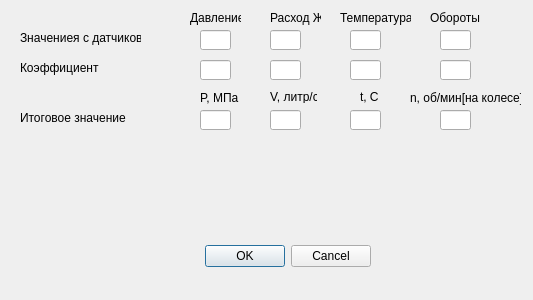
<?xml version="1.0" encoding="UTF-8"?>
<ui version="4.0">
 <class>dialog</class>
 <widget class="QDialog" name="dialog">
  <property name="geometry">
   <rect>
    <x>0</x>
    <y>0</y>
    <width>533</width>
    <height>300</height>
   </rect>
  </property>
  <property name="windowTitle">
   <string>Тарировка значений с датчиков</string>
  </property>
  <widget class="QDialogButtonBox" name="buttonBox">
   <property name="geometry">
    <rect>
     <x>30</x>
     <y>240</y>
     <width>341</width>
     <height>32</height>
    </rect>
   </property>
   <property name="orientation">
    <enum>Qt::Horizontal</enum>
   </property>
   <property name="standardButtons">
    <set>QDialogButtonBox::Cancel|QDialogButtonBox::Ok</set>
   </property>
  </widget>
  <widget class="QLineEdit" name="Vdatchik">
   <property name="geometry">
    <rect>
     <x>270</x>
     <y>30</y>
     <width>31</width>
     <height>20</height>
    </rect>
   </property>
  </widget>
  <widget class="QLineEdit" name="t_datchik">
   <property name="geometry">
    <rect>
     <x>350</x>
     <y>30</y>
     <width>31</width>
     <height>20</height>
    </rect>
   </property>
  </widget>
  <widget class="QLineEdit" name="Pdatchik">
   <property name="geometry">
    <rect>
     <x>200</x>
     <y>30</y>
     <width>31</width>
     <height>20</height>
    </rect>
   </property>
  </widget>
  <widget class="QLabel" name="label">
   <property name="geometry">
    <rect>
     <x>190</x>
     <y>10</y>
     <width>51</width>
     <height>16</height>
    </rect>
   </property>
   <property name="text">
    <string>Давление</string>
   </property>
  </widget>
  <widget class="QLabel" name="label_4">
   <property name="geometry">
    <rect>
     <x>340</x>
     <y>10</y>
     <width>71</width>
     <height>16</height>
    </rect>
   </property>
   <property name="text">
    <string>Температура</string>
   </property>
  </widget>
  <widget class="QLabel" name="label_2">
   <property name="geometry">
    <rect>
     <x>270</x>
     <y>10</y>
     <width>51</width>
     <height>16</height>
    </rect>
   </property>
   <property name="text">
    <string>Расход Ж</string>
   </property>
  </widget>
  <widget class="QLabel" name="label_3">
   <property name="geometry">
    <rect>
     <x>20</x>
     <y>30</y>
     <width>121</width>
     <height>16</height>
    </rect>
   </property>
   <property name="text">
    <string>Значениея с датчиков</string>
   </property>
  </widget>
  <widget class="QLabel" name="label_5">
   <property name="geometry">
    <rect>
     <x>20</x>
     <y>110</y>
     <width>121</width>
     <height>16</height>
    </rect>
   </property>
   <property name="text">
    <string>Итоговое значение</string>
   </property>
  </widget>
  <widget class="QLabel" name="label_6">
   <property name="geometry">
    <rect>
     <x>20</x>
     <y>60</y>
     <width>121</width>
     <height>16</height>
    </rect>
   </property>
   <property name="text">
    <string>Коэффициент</string>
   </property>
  </widget>
  <widget class="QLineEdit" name="PMPa_k">
   <property name="geometry">
    <rect>
     <x>200</x>
     <y>60</y>
     <width>31</width>
     <height>20</height>
    </rect>
   </property>
  </widget>
  <widget class="QLineEdit" name="t_k">
   <property name="geometry">
    <rect>
     <x>350</x>
     <y>60</y>
     <width>31</width>
     <height>20</height>
    </rect>
   </property>
  </widget>
  <widget class="QLineEdit" name="VLS_k">
   <property name="geometry">
    <rect>
     <x>270</x>
     <y>60</y>
     <width>31</width>
     <height>20</height>
    </rect>
   </property>
  </widget>
  <widget class="QLineEdit" name="PMPa">
   <property name="geometry">
    <rect>
     <x>200</x>
     <y>110</y>
     <width>31</width>
     <height>20</height>
    </rect>
   </property>
  </widget>
  <widget class="QLineEdit" name="celcia">
   <property name="geometry">
    <rect>
     <x>350</x>
     <y>110</y>
     <width>31</width>
     <height>20</height>
    </rect>
   </property>
  </widget>
  <widget class="QLineEdit" name="VLS">
   <property name="geometry">
    <rect>
     <x>270</x>
     <y>110</y>
     <width>31</width>
     <height>20</height>
    </rect>
   </property>
  </widget>
  <widget class="QLabel" name="label_7">
   <property name="geometry">
    <rect>
     <x>430</x>
     <y>10</y>
     <width>51</width>
     <height>16</height>
    </rect>
   </property>
   <property name="text">
    <string>Обороты</string>
   </property>
  </widget>
  <widget class="QLineEdit" name="Ndatchik">
   <property name="geometry">
    <rect>
     <x>440</x>
     <y>30</y>
     <width>31</width>
     <height>20</height>
    </rect>
   </property>
  </widget>
  <widget class="QLineEdit" name="N_k">
   <property name="geometry">
    <rect>
     <x>440</x>
     <y>60</y>
     <width>31</width>
     <height>20</height>
    </rect>
   </property>
  </widget>
  <widget class="QLineEdit" name="NObMin">
   <property name="geometry">
    <rect>
     <x>440</x>
     <y>110</y>
     <width>31</width>
     <height>20</height>
    </rect>
   </property>
  </widget>
  <widget class="QLabel" name="label_8">
   <property name="geometry">
    <rect>
     <x>360</x>
     <y>90</y>
     <width>47</width>
     <height>13</height>
    </rect>
   </property>
   <property name="text">
    <string>t, C</string>
   </property>
  </widget>
  <widget class="QLabel" name="label_9">
   <property name="geometry">
    <rect>
     <x>410</x>
     <y>90</y>
     <width>111</width>
     <height>16</height>
    </rect>
   </property>
   <property name="text">
    <string>n, об/мин[на колесе]</string>
   </property>
  </widget>
  <widget class="QLabel" name="label_10">
   <property name="geometry">
    <rect>
     <x>200</x>
     <y>90</y>
     <width>47</width>
     <height>16</height>
    </rect>
   </property>
   <property name="text">
    <string>P, МПа</string>
   </property>
  </widget>
  <widget class="QLabel" name="label_11">
   <property name="geometry">
    <rect>
     <x>270</x>
     <y>90</y>
     <width>47</width>
     <height>13</height>
    </rect>
   </property>
   <property name="text">
    <string>V, литр/с</string>
   </property>
  </widget>
 </widget>
 <resources/>
 <connections>
  <connection>
   <sender>buttonBox</sender>
   <signal>accepted()</signal>
   <receiver>dialog</receiver>
   <slot>accept()</slot>
   <hints>
    <hint type="sourcelabel">
     <x>248</x>
     <y>254</y>
    </hint>
    <hint type="destinationlabel">
     <x>157</x>
     <y>274</y>
    </hint>
   </hints>
  </connection>
  <connection>
   <sender>buttonBox</sender>
   <signal>rejected()</signal>
   <receiver>dialog</receiver>
   <slot>reject()</slot>
   <hints>
    <hint type="sourcelabel">
     <x>316</x>
     <y>260</y>
    </hint>
    <hint type="destinationlabel">
     <x>286</x>
     <y>274</y>
    </hint>
   </hints>
  </connection>
 </connections>
</ui>
